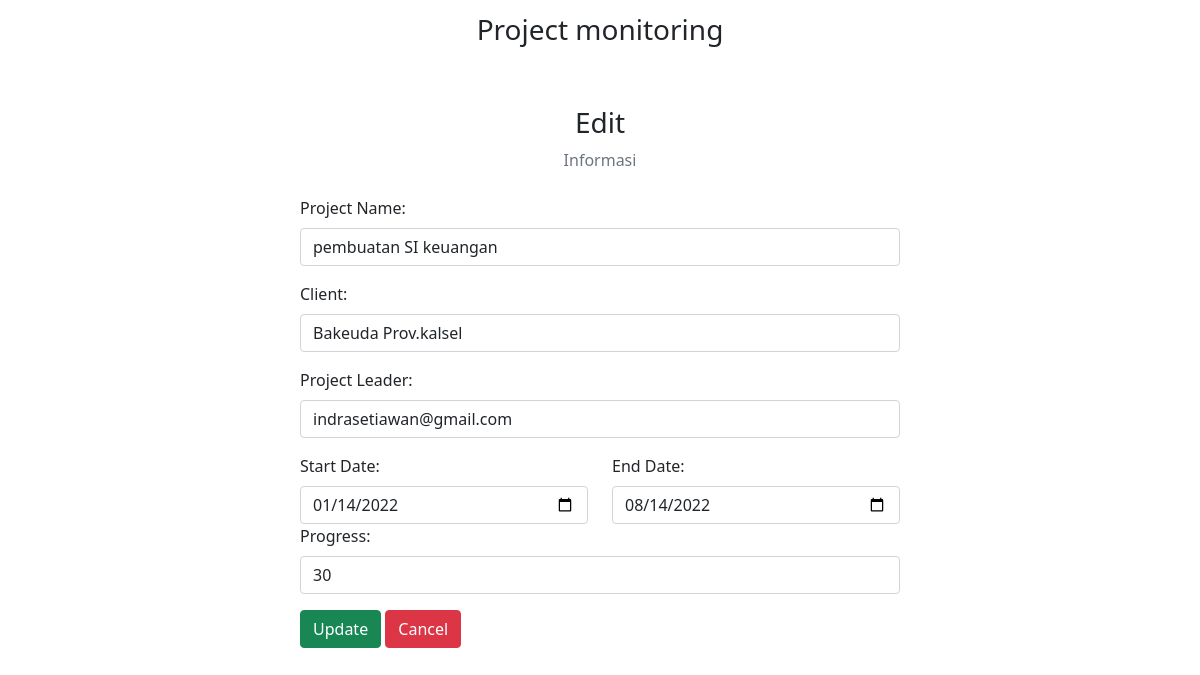
The page /edit.php?id=1 on the database its author committed.
### tables this page shows
CREATE TABLE `project` (
  `id` int(100) NOT NULL,
  `Project Name` varchar(100) NOT NULL,
  `Client` varchar(100) NOT NULL,
  `Project Leader` varchar(100) NOT NULL,
  `Start Date` date NOT NULL,
  `End Date` date NOT NULL,
  `Progress` int(100) NOT NULL
);

### edit.php (the view, shortened to what this page needs)
<?php
include "db_conn.php";
$id = $_GET['id'];
?>
<!DOCTYPE html>
<html lang="en">
<head>
    <link href="https://cdn.jsdelivr.net/npm/bootstrap@5.0.2/dist/css/bootstrap.min.css" rel="stylesheet">
    <link rel="stylesheet" href="https://cdnjs.cloudflare.com/ajax/libs/font-awesome/6.1.1/css/all.min.css" />
</head>
<body>
    <nav class="navbar navbar-light justify-content-center fs-3 mb-5">
        Project monitoring
</nav>
<div class="container">
    <div class="text-center mb-4">
    <h3>  Edit </h3>
    <p class="text-muted">Informasi</p>
    </div>
    <?php
    $sql = "SELECT * FROM `project` WHERE id = $id LIMIT 1";
    $result = mysqli_query($conn, $sql);
    $row = mysqli_fetch_assoc($result);
    ?>
<div class="container d-flex justify-content-center">
    <form action="" method="post" style="width:50vw; min-width:300px;">
    <div class="row">
        <div class="mb-3">
            <label class="form-label"> Project Name:</label>
            <input type="text" class="form-control" name="project_name" value="<?php echo $row ['Project Name']?>">
        </div>
        <div class="mb-3">
            <label class="form-label"> Client:</label>
            <input type="text" class="form-control" name="client" value="<?php echo $row ['Client']?>">
        </div>
        <div class="mb-3">
            <label class="form-label"> Project Leader:</label>
            <input type="email" class="form-control" name="email" value="<?php echo $row ['Project Leader']?>">
        </div>
        <div class="col">
            <label class="form-label"> Start Date:</label>
            <input type="date" class="form-control" name="start_date" value="<?php echo $row ['Start Date']?>">
        </div>
        <div class="col">
            <label class="form-label"> End Date:</label>
            <input type="date" class="form-control" name="end_date" value="<?php echo $row ['End Date']?>">
        </div>
        <div class="mb-3">
            <label class="form-label"> Progress:</label>
            <input type="text" class="form-control" name="progress" value="<?php echo $row ['Progress']?>">
        </div>
        <div>
            <button type="submit" class="btn btn-success" name="submit">Update</button>
            <a href="index.php" class="btn btn-danger">Cancel</a>
        </div>
</form>
    </div>
</div>
</body>
</html>

### rows shown on the page
project: project_name "pembuatan SI keuangan", client "Bakeuda Prov.kalsel", email "indrasetiawan@gmail.com", start_date "01/14/2022", end_date "08/14/2022", progress "30"
